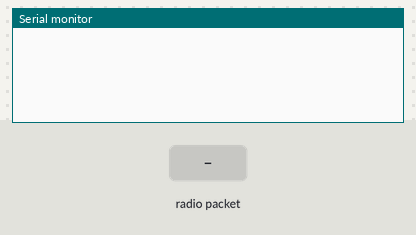
The sketch below on a simulated ESP32. Parts: the last lines printed to the serial monitor. Inputs (shaded band) come from the test bench. No radio packets arrive unless stated.

Above: at 1.2 s.
1.3 s: radio packet "TX," arrives
At 2.0 s:
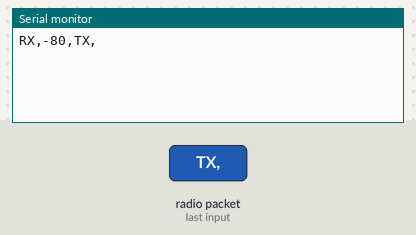
2.8 s: radio packet "1" arrives
At 3.1 s:
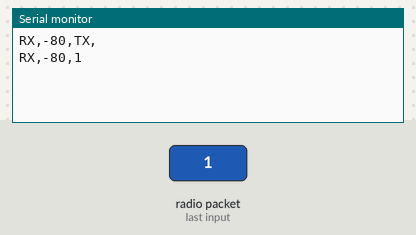

Measured:
- after the input at 1.3 s, the serial monitor: prints a new line at once (image 1)
- after the input at 2.8 s, the serial monitor: prints a new line at once (image 2)

The sketch:

lora_bridge.ino
```cpp
/*
 * LoRa <-> USB-serial bridge for the gateway   (ESP32 + SX1276 plugged into the Raspberry Pi/laptop)   *** NOT yet tested on hardware ***
 *   radio  -> serial :  RX,<rssi>,<payload>\n
 *   serial -> radio  :  TX,<payload>\n        (send quickly: the node only listens ~1.5 s after it transmits)
 * Must use the same radio settings as the field node (868 MHz, SF9, BW125, CR4/5, CRC on).
 */
#include <SPI.h>
#include <LoRa.h>
#define LORA_SS 5
#define LORA_RST 14
#define LORA_DIO0 2
void setup() {
  Serial.begin(115200);
  LoRa.setPins(LORA_SS, LORA_RST, LORA_DIO0);
  while (!LoRa.begin(868E6)) delay(500);
  LoRa.setSpreadingFactor(9); LoRa.setSignalBandwidth(125E3); LoRa.setCodingRate4(5); LoRa.setTxPower(14); LoRa.enableCrc();
}
void loop() {
  if (LoRa.parsePacket()) {
    String s = ""; while (LoRa.available()) s += (char)LoRa.read();
    Serial.print("RX,"); Serial.print(LoRa.packetRssi()); Serial.print(","); Serial.println(s);
  }
  if (Serial.available()) {
    String l = Serial.readStringUntil('\n'); l.trim();
    if (l.startsWith("TX,")) { LoRa.beginPacket(); LoRa.print(l.substring(3)); LoRa.endPacket(); LoRa.receive(); }
  }
}
```
